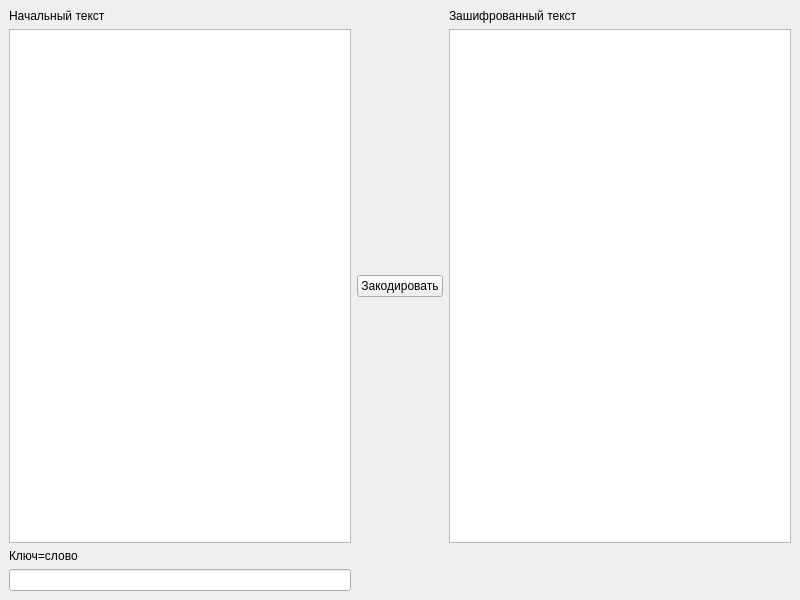
<?xml version="1.0" encoding="UTF-8"?>
<ui version="4.0">
 <class>MainWindow</class>
 <widget class="QMainWindow" name="MainWindow">
  <property name="geometry">
   <rect>
    <x>0</x>
    <y>0</y>
    <width>800</width>
    <height>600</height>
   </rect>
  </property>
  <property name="windowTitle">
   <string>MainWindow</string>
  </property>
  <widget class="QWidget" name="centralwidget">
   <layout class="QGridLayout" name="gridLayout">
    <item row="3" column="0">
     <widget class="QLineEdit" name="Kword"/>
    </item>
    <item row="1" column="1">
     <widget class="QPushButton" name="ConverButton">
      <property name="text">
       <string>Закодировать</string>
      </property>
     </widget>
    </item>
    <item row="1" column="0">
     <widget class="QPlainTextEdit" name="InputText"/>
    </item>
    <item row="1" column="2">
     <widget class="QPlainTextEdit" name="OutputText"/>
    </item>
    <item row="0" column="0">
     <widget class="QLabel" name="label">
      <property name="text">
       <string>Начальный текст</string>
      </property>
     </widget>
    </item>
    <item row="2" column="0">
     <widget class="QLabel" name="label_2">
      <property name="text">
       <string>Ключ=слово</string>
      </property>
     </widget>
    </item>
    <item row="0" column="2">
     <widget class="QLabel" name="label_3">
      <property name="text">
       <string>Зашифрованный текст</string>
      </property>
     </widget>
    </item>
   </layout>
  </widget>
 </widget>
 <resources/>
 <connections/>
</ui>
